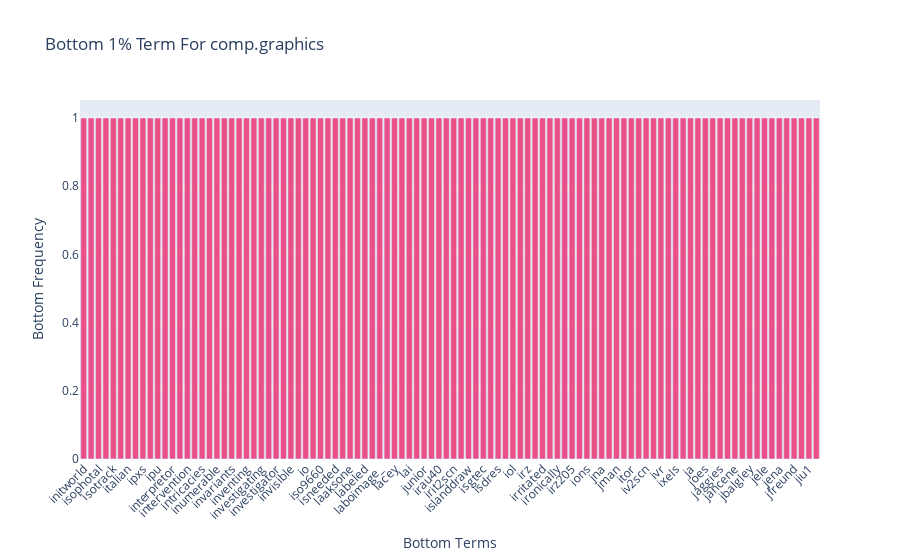
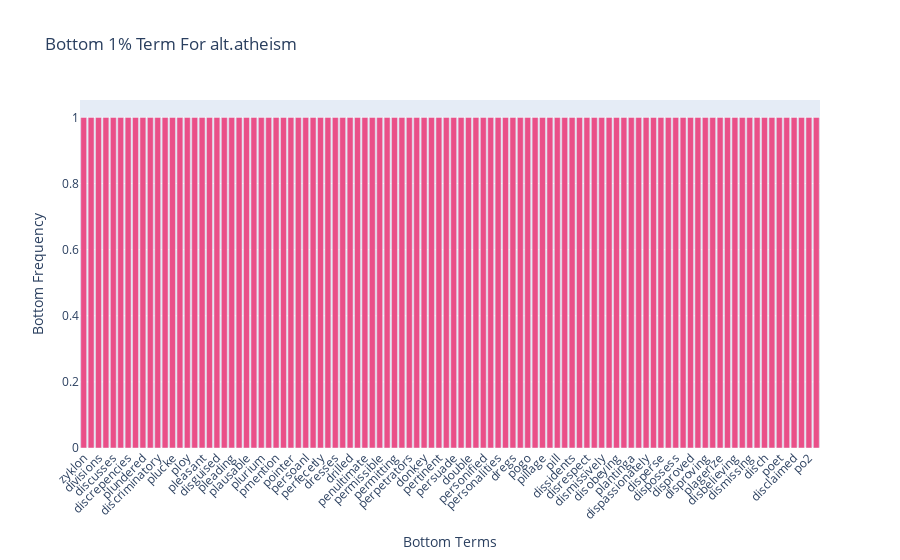
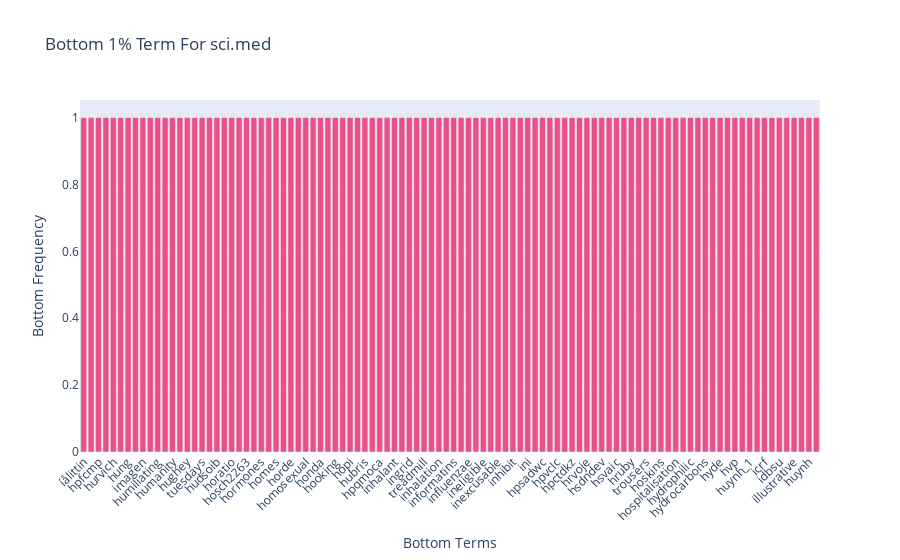
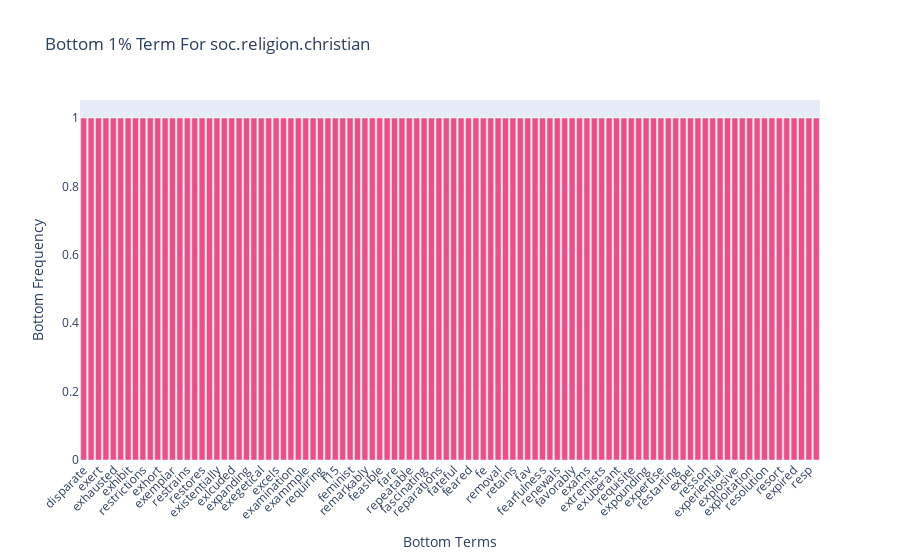

Here is the notebook cell these charts were saved with, in order:
### Markdown cell above
##### bottom 1% terms for each category

### Code cell
for category in categories:
    target_term_document_df = filtered_bottom_term_document_dfs[category].sort_values(ascending = True).head(100)
    term_freq_df = pd.DataFrame({'bottom_term': target_term_document_df.index, 
                                     'bottom_frequency': target_term_document_df.values})

    # Plot the term frequency in Plotly
    fig = px.bar(term_freq_df, x='bottom_term', y='bottom_frequency', title="Bottom 1% Term For {}".format(category),
                labels={'bottom_term': 'Bottom Term', 'bottom_frequency': 'Bottom Frequency'},
                color='bottom_frequency', color_continuous_scale='Agsunset')

    fig.update_layout(
        xaxis_tickangle=-45,
        xaxis_title='Bottom Terms',
        yaxis_title='Bottom Frequency',
        coloraxis_showscale=False
    )

    fig.show()

### Figure 1 — Plotly figure (JSON) as saved in the notebook; plotly's stock layout.template omitted (floating-point values rounded to 4 significant figures)
{"data": [{"alignmentgroup": "True", "hovertemplate": "Bottom Term=%{x}<br>Bottom Frequency=%{marker.color}<extra></extra>", "legendgroup": "", "marker": {"color": [1, 1, 1, 1, 1, 1, 1, 1, 1, 1, 1, 1, 1, 1, 1, 1, 1, 1, 1, 1, 1, 1, 1, 1, 1, 1, 1, 1, 1, 1, 1, 1, 1, 1, 1, 1, 1, 1, 1, 1, 1, 1, 1, 1, 1, 1, 1, 1, 1, 1, 1, 1, 1, 1, 1, 1, 1, 1, 1, 1, 1, 1, 1, 1, 1, 1, 1, 1, 1, 1, 1, 1, 1, 1, 1, 1, 1, 1, 1, 1, 1, 1, 1, 1, 1, 1, 1, 1, 1, 1, 1, 1, 1, 1, 1, 1, 1, 1, 1, 1], "coloraxis": "coloraxis", "pattern": {"shape": ""}}, "name": "", "offsetgroup": "", "orientation": "v", "showlegend": false, "textposition": "auto", "type": "bar", "x": ["initworld", "isolation", "isophotal", "isophotes", "isotrack", "israel", "italian", "irc", "ipxs", "iteration", "ipu", "interpretations", "interpretor", "interval", "intervention", "isodata", "intricacies", "intuitive", "inumerable", "invariably", "invariants", "invent", "inventing", "inversion", "investigating", "investigation", "investigator", "investment", "invisible", "invited", "io", "introducing", "iso9660", "iso", "isneeded", "l4v", "laaksone", "lab2", "labeled", "laboimage", "laboimage_", "lac", "lacey", "lady", "lai", "jview090", "junior", "interpret", "irau40", "ireland", "irit2scn", "iron", "islanddraw", "island", "isgtec", "isg", "isdres", "iscsvax", "iol", "isabel", "irz", "irt", "irritated", "irretrievably", "ironically", "ironduke", "irz205", "l300", "ions", "ious", "jna", "itn", "jman", "itnsg1", "itor", "itri", "iv2scn", "ivnorm", "ivr", "ix", "ixels", "ixos", "ja", "jacky", "joes", "jaclyn", "jaggies", "jaguar", "jancene", "jasper", "jbalgley", "jeffrey", "jele", "jem", "jena", "jeremy", "jfreund", "jiu", "jiu1", "jkpg"], "xaxis": "x", "y": [1, 1, 1, 1, 1, 1, 1, 1, 1, 1, 1, 1, 1, 1, 1, 1, 1, 1, 1, 1, 1, 1, 1, 1, 1, 1, 1, 1, 1, 1, 1, 1, 1, 1, 1, 1, 1, 1, 1, 1, 1, 1, 1, 1, 1, 1, 1, 1, 1, 1, 1, 1, 1, 1, 1, 1, 1, 1, 1, 1, 1, 1, 1, 1, 1, 1, 1, 1, 1, 1, 1, 1, 1, 1, 1, 1, 1, 1, 1, 1, 1, 1, 1, 1, 1, 1, 1, 1, 1, 1, 1, 1, 1, 1, 1, 1, 1, 1, 1, 1], "yaxis": "y"}], "layout": {"barmode": "relative", "coloraxis": {"colorbar": {"title": {"text": "Bottom Frequency"}}, "colorscale": [[0, "rgb(75, 41, 145)"], [0.1667, "rgb(135, 44, 162)"], [0.3333, "rgb(192, 54, 157)"], [0.5, "rgb(234, 79, 136)"], [0.6667, "rgb(250, 120, 118)"], [0.8333, "rgb(246, 169, 122)"], [1, "rgb(237, 217, 163)"]], "showscale": false}, "legend": {"tracegroupgap": 0}, "title": {"text": "Bottom 1% Term For comp.graphics"}, "xaxis": {"anchor": "y", "domain": [0, 1], "tickangle": -45, "title": {"text": "Bottom Terms"}}, "yaxis": {"anchor": "x", "domain": [0, 1], "title": {"text": "Bottom Frequency"}}}}

### Figure 2 — Plotly figure (JSON) as saved in the notebook; plotly's stock layout.template omitted (floating-point values rounded to 4 significant figures)
{"data": [{"alignmentgroup": "True", "hovertemplate": "Bottom Term=%{x}<br>Bottom Frequency=%{marker.color}<extra></extra>", "legendgroup": "", "marker": {"color": [1, 1, 1, 1, 1, 1, 1, 1, 1, 1, 1, 1, 1, 1, 1, 1, 1, 1, 1, 1, 1, 1, 1, 1, 1, 1, 1, 1, 1, 1, 1, 1, 1, 1, 1, 1, 1, 1, 1, 1, 1, 1, 1, 1, 1, 1, 1, 1, 1, 1, 1, 1, 1, 1, 1, 1, 1, 1, 1, 1, 1, 1, 1, 1, 1, 1, 1, 1, 1, 1, 1, 1, 1, 1, 1, 1, 1, 1, 1, 1, 1, 1, 1, 1, 1, 1, 1, 1, 1, 1, 1, 1, 1, 1, 1, 1, 1, 1, 1, 1], "coloraxis": "coloraxis", "pattern": {"shape": ""}}, "name": "", "offsetgroup": "", "orientation": "v", "showlegend": false, "textposition": "auto", "type": "bar", "x": ["zyklon", "divorce", "divisions", "poisoned", "discusses", "discrepancy", "discrepencies", "discrete", "plundered", "plum", "discriminatory", "plug", "plucke", "perpetuate", "ploy", "plight", "pleasant", "disenfranchisement", "disguised", "disgust", "pleading", "dishes", "plausable", "plurbis", "plurium", "pmark", "pmention", "platinga", "pointer", "persecuted", "persoanl", "donate", "perfecetly", "dressed", "dresses", "perception", "drilled", "per", "penultimate", "penis", "permissible", "permission", "permitting", "doubtlessly", "perpetrators", "pervading", "donkey", "donkeys", "pertinent", "doomed", "persuade", "personify", "double", "doublespeak", "personified", "personality", "personalities", "donating", "dregs", "disbeliever", "pogo", "diverted", "pillage", "dividend", "pill", "divinely", "dissidents", "pl8", "disrespect", "disregarding", "dismissively", "disobey", "disobeying", "ping", "plantinga", "plant", "dispassionately", "dispelled", "disperse", "dispite", "dispossess", "planners", "disproved", "disproven", "disproving", "disqualified", "plagerize", "planted", "disbelieving", "diverge", "dismissing", "discarded", "disch", "pof", "poet", "discipline", "disclaimed", "po3", "po2", "discount"], "xaxis": "x", "y": [1, 1, 1, 1, 1, 1, 1, 1, 1, 1, 1, 1, 1, 1, 1, 1, 1, 1, 1, 1, 1, 1, 1, 1, 1, 1, 1, 1, 1, 1, 1, 1, 1, 1, 1, 1, 1, 1, 1, 1, 1, 1, 1, 1, 1, 1, 1, 1, 1, 1, 1, 1, 1, 1, 1, 1, 1, 1, 1, 1, 1, 1, 1, 1, 1, 1, 1, 1, 1, 1, 1, 1, 1, 1, 1, 1, 1, 1, 1, 1, 1, 1, 1, 1, 1, 1, 1, 1, 1, 1, 1, 1, 1, 1, 1, 1, 1, 1, 1, 1], "yaxis": "y"}], "layout": {"barmode": "relative", "coloraxis": {"colorbar": {"title": {"text": "Bottom Frequency"}}, "colorscale": [[0, "rgb(75, 41, 145)"], [0.1667, "rgb(135, 44, 162)"], [0.3333, "rgb(192, 54, 157)"], [0.5, "rgb(234, 79, 136)"], [0.6667, "rgb(250, 120, 118)"], [0.8333, "rgb(246, 169, 122)"], [1, "rgb(237, 217, 163)"]], "showscale": false}, "legend": {"tracegroupgap": 0}, "title": {"text": "Bottom 1% Term For alt.atheism"}, "xaxis": {"anchor": "y", "domain": [0, 1], "tickangle": -45, "title": {"text": "Bottom Terms"}}, "yaxis": {"anchor": "x", "domain": [0, 1], "title": {"text": "Bottom Frequency"}}}}

### Figure 3 — Plotly figure (JSON) as saved in the notebook; plotly's stock layout.template omitted (floating-point values rounded to 4 significant figures)
{"data": [{"alignmentgroup": "True", "hovertemplate": "Bottom Term=%{x}<br>Bottom Frequency=%{marker.color}<extra></extra>", "legendgroup": "", "marker": {"color": [1, 1, 1, 1, 1, 1, 1, 1, 1, 1, 1, 1, 1, 1, 1, 1, 1, 1, 1, 1, 1, 1, 1, 1, 1, 1, 1, 1, 1, 1, 1, 1, 1, 1, 1, 1, 1, 1, 1, 1, 1, 1, 1, 1, 1, 1, 1, 1, 1, 1, 1, 1, 1, 1, 1, 1, 1, 1, 1, 1, 1, 1, 1, 1, 1, 1, 1, 1, 1, 1, 1, 1, 1, 1, 1, 1, 1, 1, 1, 1, 1, 1, 1, 1, 1, 1, 1, 1, 1, 1, 1, 1, 1, 1, 1, 1, 1, 1, 1, 1], "coloraxis": "coloraxis", "pattern": {"shape": ""}}, "name": "", "offsetgroup": "", "orientation": "v", "showlegend": false, "textposition": "auto", "type": "bar", "x": ["íålittin", "howtosit", "hpfcmp", "tuberous", "hurvich", "hungriest", "hung", "tubulin", "imagen", "hunched", "humiliating", "hume", "humanity", "humanitarian", "hughey", "hughes", "tuesdays", "humlock", "hudsoib", "honestly", "horatio", "hoseshoe", "hosch2263", "horn", "hormones", "turkey", "homes", "hominem", "horde", "homoeopathy", "homosexual", "howland", "honda", "hood", "hooking", "hop", "hopi", "homology", "hubris", "hubert", "hpqmoca", "inhalants", "inhalant", "inguinal", "ingrid", "ingres", "treadmill", "ingestive", "inhalation", "ingest", "informatins", "inform", "influenzae", "inflict", "ineligible", "inetractive", "inexcusable", "treasurer", "inhibit", "travelling", "ini", "hpqmocb", "hpsadwc", "hpvcivm", "hpvclc", "hqx", "hpctdkz", "hrs", "hrvoje", "hsd", "hsdndev", "hsu", "hsvaic", "hts", "hruby", "imagery", "trousers", "troublesome", "hoskins", "tunis", "hospitalisation", "hospitalised", "hydrophilic", "hydrolysis", "hydrocarbons", "hydraulic", "hyde", "hwdub", "hvp", "hydroxy", "huynh_1", "hypnotic", "icrf", "id", "idbsu", "truely", "illustrative", "illustrates", "huynh", "hyped"], "xaxis": "x", "y": [1, 1, 1, 1, 1, 1, 1, 1, 1, 1, 1, 1, 1, 1, 1, 1, 1, 1, 1, 1, 1, 1, 1, 1, 1, 1, 1, 1, 1, 1, 1, 1, 1, 1, 1, 1, 1, 1, 1, 1, 1, 1, 1, 1, 1, 1, 1, 1, 1, 1, 1, 1, 1, 1, 1, 1, 1, 1, 1, 1, 1, 1, 1, 1, 1, 1, 1, 1, 1, 1, 1, 1, 1, 1, 1, 1, 1, 1, 1, 1, 1, 1, 1, 1, 1, 1, 1, 1, 1, 1, 1, 1, 1, 1, 1, 1, 1, 1, 1, 1], "yaxis": "y"}], "layout": {"barmode": "relative", "coloraxis": {"colorbar": {"title": {"text": "Bottom Frequency"}}, "colorscale": [[0, "rgb(75, 41, 145)"], [0.1667, "rgb(135, 44, 162)"], [0.3333, "rgb(192, 54, 157)"], [0.5, "rgb(234, 79, 136)"], [0.6667, "rgb(250, 120, 118)"], [0.8333, "rgb(246, 169, 122)"], [1, "rgb(237, 217, 163)"]], "showscale": false}, "legend": {"tracegroupgap": 0}, "title": {"text": "Bottom 1% Term For sci.med"}, "xaxis": {"anchor": "y", "domain": [0, 1], "tickangle": -45, "title": {"text": "Bottom Terms"}}, "yaxis": {"anchor": "x", "domain": [0, 1], "title": {"text": "Bottom Frequency"}}}}

### Figure 4 — Plotly figure (JSON) as saved in the notebook; plotly's stock layout.template omitted (floating-point values rounded to 4 significant figures)
{"data": [{"alignmentgroup": "True", "hovertemplate": "Bottom Term=%{x}<br>Bottom Frequency=%{marker.color}<extra></extra>", "legendgroup": "", "marker": {"color": [1, 1, 1, 1, 1, 1, 1, 1, 1, 1, 1, 1, 1, 1, 1, 1, 1, 1, 1, 1, 1, 1, 1, 1, 1, 1, 1, 1, 1, 1, 1, 1, 1, 1, 1, 1, 1, 1, 1, 1, 1, 1, 1, 1, 1, 1, 1, 1, 1, 1, 1, 1, 1, 1, 1, 1, 1, 1, 1, 1, 1, 1, 1, 1, 1, 1, 1, 1, 1, 1, 1, 1, 1, 1, 1, 1, 1, 1, 1, 1, 1, 1, 1, 1, 1, 1, 1, 1, 1, 1, 1, 1, 1, 1, 1, 1, 1, 1, 1, 1], "coloraxis": "coloraxis", "pattern": {"shape": ""}}, "name": "", "offsetgroup": "", "orientation": "v", "showlegend": false, "textposition": "auto", "type": "bar", "x": ["disparate", "exercises", "exert", "exeter", "exhausted", "exhaustively", "exhibit", "exhibiting", "restrictions", "exhibits", "exhort", "exiled", "exemplar", "restricted", "restrains", "exhortation", "restores", "existentialist", "existentially", "exlcude", "exlcuded", "exotic", "expanding", "exercendis", "exegetical", "restaurant", "excels", "exaggerations", "examination", "retard", "exammple", "restored", "requiring", "f14", "f15", "remarriage", "feminist", "fence", "remarkably", "fernandeza", "feasible", "remotely", "fare", "faulkner", "repeatable", "farm", "fascinating", "repave", "reparations", "fatally", "fateful", "rented", "feared", "remoteness", "fe", "fc", "removal", "favourite", "retains", "favoured", "fav", "rene", "fearfulness", "faultless", "renewals", "renewing", "favorably", "retained", "exams", "excapes", "extremists", "extroverted", "exuberant", "eyewitness", "requisite", "resistant", "expounding", "expectation", "expertise", "expectations", "restarting", "ressurrections", "expel", "expensive", "resson", "responsi", "experiential", "expose", "explosive", "resisting", "exploitation", "exploit", "resolution", "resemble", "resort", "resounding", "expired", "expound", "resp", "experimentation"], "xaxis": "x", "y": [1, 1, 1, 1, 1, 1, 1, 1, 1, 1, 1, 1, 1, 1, 1, 1, 1, 1, 1, 1, 1, 1, 1, 1, 1, 1, 1, 1, 1, 1, 1, 1, 1, 1, 1, 1, 1, 1, 1, 1, 1, 1, 1, 1, 1, 1, 1, 1, 1, 1, 1, 1, 1, 1, 1, 1, 1, 1, 1, 1, 1, 1, 1, 1, 1, 1, 1, 1, 1, 1, 1, 1, 1, 1, 1, 1, 1, 1, 1, 1, 1, 1, 1, 1, 1, 1, 1, 1, 1, 1, 1, 1, 1, 1, 1, 1, 1, 1, 1, 1], "yaxis": "y"}], "layout": {"barmode": "relative", "coloraxis": {"colorbar": {"title": {"text": "Bottom Frequency"}}, "colorscale": [[0, "rgb(75, 41, 145)"], [0.1667, "rgb(135, 44, 162)"], [0.3333, "rgb(192, 54, 157)"], [0.5, "rgb(234, 79, 136)"], [0.6667, "rgb(250, 120, 118)"], [0.8333, "rgb(246, 169, 122)"], [1, "rgb(237, 217, 163)"]], "showscale": false}, "legend": {"tracegroupgap": 0}, "title": {"text": "Bottom 1% Term For soc.religion.christian"}, "xaxis": {"anchor": "y", "domain": [0, 1], "tickangle": -45, "title": {"text": "Bottom Terms"}}, "yaxis": {"anchor": "x", "domain": [0, 1], "title": {"text": "Bottom Frequency"}}}}
